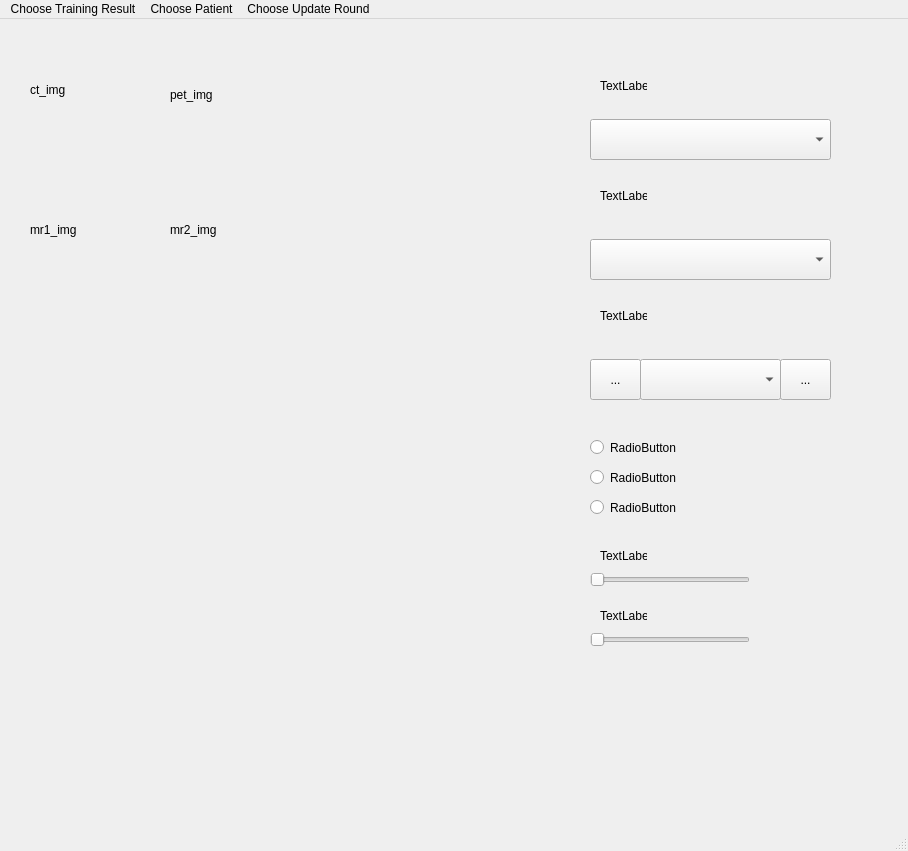
<?xml version="1.0" encoding="UTF-8"?>
<ui version="4.0">
 <class>MainWindow</class>
 <widget class="QMainWindow" name="MainWindow">
  <property name="geometry">
   <rect>
    <x>0</x>
    <y>0</y>
    <width>908</width>
    <height>851</height>
   </rect>
  </property>
  <property name="windowTitle">
   <string>Interactive Learning Tool</string>
  </property>
  <widget class="QWidget" name="_central_widget">
   <widget class="QLabel" name="_img_frame_ct">
    <property name="geometry">
     <rect>
      <x>30</x>
      <y>30</y>
      <width>91</width>
      <height>81</height>
     </rect>
    </property>
    <property name="text">
     <string>ct_img</string>
    </property>
   </widget>
   <widget class="QLabel" name="_img_frame_pet">
    <property name="geometry">
     <rect>
      <x>170</x>
      <y>40</y>
      <width>101</width>
      <height>71</height>
     </rect>
    </property>
    <property name="text">
     <string>pet_img</string>
    </property>
   </widget>
   <widget class="QLabel" name="_img_frame_mrt1">
    <property name="geometry">
     <rect>
      <x>30</x>
      <y>160</y>
      <width>111</width>
      <height>101</height>
     </rect>
    </property>
    <property name="text">
     <string>mr1_img</string>
    </property>
   </widget>
   <widget class="QLabel" name="_img_frame_mrt2">
    <property name="geometry">
     <rect>
      <x>170</x>
      <y>160</y>
      <width>131</width>
      <height>101</height>
     </rect>
    </property>
    <property name="text">
     <string>mr2_img</string>
    </property>
   </widget>
   <widget class="QLabel" name="_text_label_idl_id">
    <property name="geometry">
     <rect>
      <x>600</x>
      <y>60</y>
      <width>47</width>
      <height>13</height>
     </rect>
    </property>
    <property name="text">
     <string>TextLabel</string>
    </property>
   </widget>
   <widget class="QLabel" name="_text_label_patient">
    <property name="geometry">
     <rect>
      <x>600</x>
      <y>170</y>
      <width>47</width>
      <height>13</height>
     </rect>
    </property>
    <property name="text">
     <string>TextLabel</string>
    </property>
   </widget>
   <widget class="QLabel" name="_text_label_round">
    <property name="geometry">
     <rect>
      <x>600</x>
      <y>290</y>
      <width>47</width>
      <height>13</height>
     </rect>
    </property>
    <property name="text">
     <string>TextLabel</string>
    </property>
   </widget>
   <widget class="QComboBox" name="_combox_idl_id">
    <property name="geometry">
     <rect>
      <x>590</x>
      <y>100</y>
      <width>241</width>
      <height>41</height>
     </rect>
    </property>
   </widget>
   <widget class="QComboBox" name="_combox_patient">
    <property name="geometry">
     <rect>
      <x>590</x>
      <y>220</y>
      <width>241</width>
      <height>41</height>
     </rect>
    </property>
   </widget>
   <widget class="QToolButton" name="_btn_prev_round">
    <property name="geometry">
     <rect>
      <x>590</x>
      <y>340</y>
      <width>51</width>
      <height>41</height>
     </rect>
    </property>
    <property name="text">
     <string>...</string>
    </property>
   </widget>
   <widget class="QToolButton" name="_btn_next_round">
    <property name="geometry">
     <rect>
      <x>780</x>
      <y>340</y>
      <width>51</width>
      <height>41</height>
     </rect>
    </property>
    <property name="text">
     <string>...</string>
    </property>
   </widget>
   <widget class="QComboBox" name="_combox_round">
    <property name="geometry">
     <rect>
      <x>640</x>
      <y>340</y>
      <width>141</width>
      <height>41</height>
     </rect>
    </property>
   </widget>
   <widget class="QSlider" name="_slider_bright">
    <property name="geometry">
     <rect>
      <x>590</x>
      <y>550</y>
      <width>160</width>
      <height>22</height>
     </rect>
    </property>
    <property name="orientation">
     <enum>Qt::Horizontal</enum>
    </property>
   </widget>
   <widget class="QSlider" name="_slider_contrast">
    <property name="geometry">
     <rect>
      <x>590</x>
      <y>610</y>
      <width>160</width>
      <height>22</height>
     </rect>
    </property>
    <property name="orientation">
     <enum>Qt::Horizontal</enum>
    </property>
   </widget>
   <widget class="QLabel" name="_text_label_bright">
    <property name="geometry">
     <rect>
      <x>600</x>
      <y>530</y>
      <width>47</width>
      <height>13</height>
     </rect>
    </property>
    <property name="text">
     <string>TextLabel</string>
    </property>
   </widget>
   <widget class="QLabel" name="_text_label_contrast">
    <property name="geometry">
     <rect>
      <x>600</x>
      <y>590</y>
      <width>47</width>
      <height>13</height>
     </rect>
    </property>
    <property name="text">
     <string>TextLabel</string>
    </property>
   </widget>
   <widget class="QRadioButton" name="_radio_btn_transverse">
    <property name="geometry">
     <rect>
      <x>590</x>
      <y>420</y>
      <width>86</width>
      <height>17</height>
     </rect>
    </property>
    <property name="text">
     <string>RadioButton</string>
    </property>
   </widget>
   <widget class="QRadioButton" name="_radio_btn_coronal">
    <property name="geometry">
     <rect>
      <x>590</x>
      <y>450</y>
      <width>86</width>
      <height>17</height>
     </rect>
    </property>
    <property name="text">
     <string>RadioButton</string>
    </property>
   </widget>
   <widget class="QRadioButton" name="_radio_btn_sagittal">
    <property name="geometry">
     <rect>
      <x>590</x>
      <y>480</y>
      <width>86</width>
      <height>17</height>
     </rect>
    </property>
    <property name="text">
     <string>RadioButton</string>
    </property>
   </widget>
  </widget>
  <widget class="QMenuBar" name="_menu_bar">
   <property name="enabled">
    <bool>true</bool>
   </property>
   <property name="geometry">
    <rect>
     <x>0</x>
     <y>0</y>
     <width>908</width>
     <height>26</height>
    </rect>
   </property>
   <widget class="QMenu" name="_menu_choose_round">
    <property name="title">
     <string>Choose Update Round</string>
    </property>
   </widget>
   <widget class="QMenu" name="_menu_choose_patient">
    <property name="title">
     <string>Choose Patient</string>
    </property>
   </widget>
   <widget class="QMenu" name="_menu_choose_idl_id">
    <property name="title">
     <string>Choose Training Result</string>
    </property>
   </widget>
   <addaction name="_menu_choose_idl_id"/>
   <addaction name="_menu_choose_patient"/>
   <addaction name="_menu_choose_round"/>
  </widget>
  <widget class="QStatusBar" name="_status_bar"/>
 </widget>
 <resources/>
 <connections/>
</ui>
